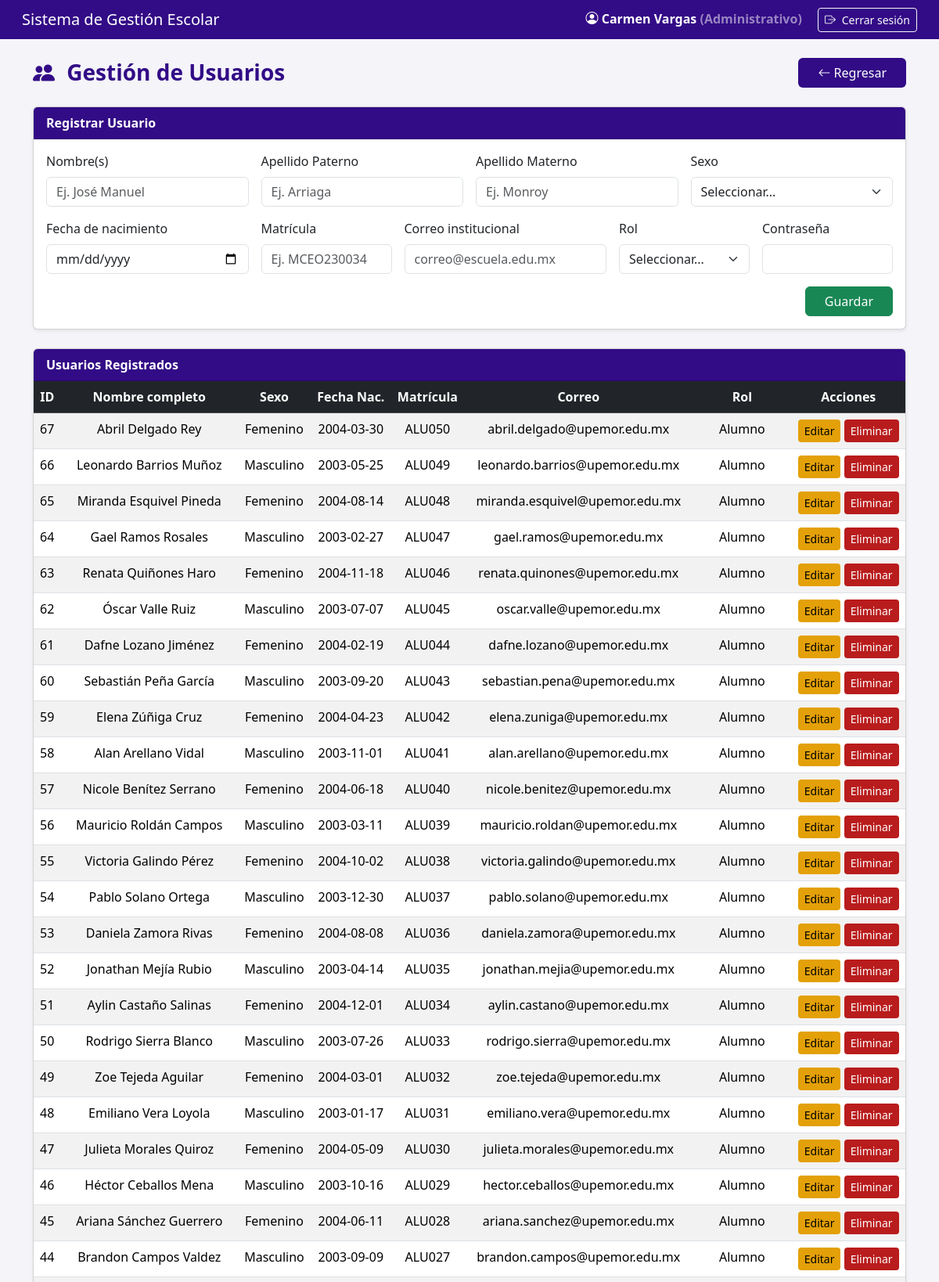
The page /index.php?action=usuarios (signed in, upper part) on the database its author committed.
### tables this page shows
CREATE TABLE `usuarios` (
  `idUsuario` int(11) NOT NULL AUTO_INCREMENT,
  `matricula` varchar(20) NOT NULL,
  `nombres` varchar(100) NOT NULL,
  `apePaterno` varchar(50) NOT NULL,
  `apeMaterno` varchar(50) DEFAULT NULL,
  `sexo` enum('Masculino','Femenino') NOT NULL,
  `fechaNacimiento` date NOT NULL,
  `correo` varchar(100) NOT NULL,
  `contrasena` varchar(255) NOT NULL,
  `rol` enum('Administrador','Docente','Alumno','Administrativo') NOT NULL,
  `activo` tinyint(1) DEFAULT 1,
  PRIMARY KEY (`idUsuario`),
  UNIQUE KEY `matricula` (`matricula`),
  UNIQUE KEY `correo` (`correo`)
);

### app/controllers/userController.php (called while the page is built, shortened)
<?php
require_once __DIR__ . '/../models/userModel.php';
class UserController {
    private $model;
    public function __construct($connection) {
        $this->model = new UserModel($connection);
    }
    public function gestionarUsuarios() {
        $usuarios = $this->model->obtenerUsuarios();
        require __DIR__ . '/../views/GestionUsuarios/gestion_usuarios.php';
    }
}

### app/models/userModel.php (called while the page is built, shortened)
<?php
class UserModel {
    private $connection;
    public function __construct($connection) {
        $this->connection = $connection;
    }
    public function obtenerUsuarios() {
        $query = "SELECT * FROM usuarios ORDER BY idUsuario DESC";
        return $this->connection->query($query);
    }
}

### app/views/GestionUsuarios/gestion_usuarios.php (the view, shortened to what this page needs)
<?php
$nombreUsuario = $_SESSION['usuario']['nombre'];
$rolUsuario    = $_SESSION['usuario']['rol'];
?>
<!DOCTYPE html>
<html lang="es">
<head>
<link href="https://cdn.jsdelivr.net/npm/bootstrap@5.3.3/dist/css/bootstrap.min.css" rel="stylesheet">
<link href="https://cdn.jsdelivr.net/npm/bootstrap-icons@1.11.3/font/bootstrap-icons.css" rel="stylesheet">
</head>
<body>
<nav class="navbar navbar-expand-lg navbar-dark px-3">
  <div class="container-fluid d-flex justify-content-between align-items-center">
    <span class="navbar-brand h5 mb-0 text-white">Sistema de Gestión Escolar</span>
    <div class="text-white fw-semibold">
      <i class="bi bi-person-circle"></i>
      <?= $nombreUsuario ?>
      <span class="text-white-50">(<?= $rolUsuario ?>)</span>
      <a href="<?= BASE_URL ?>index.php?action=logout" class="btn btn-outline-light btn-sm ms-3">
        <i class="bi bi-box-arrow-right me-1"></i> Cerrar sesión
      </a>
    </div>
  </div>
</nav>
<div class="container mt-4 mb-5">
  <div class="d-flex justify-content-between align-items-center mb-4">
    <h3 class="titulo-pagina m-0">
        <i class="bi bi-people-fill me-2"></i> Gestión de Usuarios
    </h3>
    <a href="<?= BASE_URL ?>index.php?action=dashboard<?= $rolUsuario === 'Administrador' ? '' : '_administrativo' ?>"
   class="btn btn-regresar px-4">
    <i class="bi bi-arrow-left"></i> Regresar
</a>
  </div>
  <?php
  $modo = isset($_GET['edit']) ? 'editar' : 'insertar';
  $usuarioEditar = null;
  ?>
  <div class="card mb-4 shadow-sm">
    <div class="card-header fw-semibold"><?= $modo == 'editar' ? 'Editar Usuario' : 'Registrar Usuario' ?></div>
    <div class="card-body">
      <form method="POST" class="row g-3">
        <div class="col-md-3">
          <label class="form-label">Nombre(s)</label>
          <input type="text" name="nombres" class="form-control" required
                 value="<?= $usuarioEditar['nombres'] ?? '' ?>" placeholder="Ej. José Manuel">
        </div>
        <div class="col-md-3">
          <label class="form-label">Apellido Paterno</label>
          <input type="text" name="apePaterno" class="form-control" required
                 value="<?= $usuarioEditar['apePaterno'] ?? '' ?>" placeholder="Ej. Arriaga">
        </div>
        <div class="col-md-3">
          <label class="form-label">Apellido Materno</label>
          <input type="text" name="apeMaterno" class="form-control"
                 value="<?= $usuarioEditar['apeMaterno'] ?? '' ?>" placeholder="Ej. Monroy">
        </div>
        <div class="col-md-3">
          <label class="form-label">Sexo</label>
          <select name="sexo" class="form-select" required>
            <option value="" disabled <?= !isset($usuarioEditar) ? 'selected' : '' ?>>Seleccionar...</option>
          </select>
        </div>
        <div class="col-md-3">
          <label class="form-label">Fecha de nacimiento</label>
          <input type="date" name="fechaNacimiento" class="form-control"
                 value="<?= $usuarioEditar['fechaNacimiento'] ?? '' ?>" required>
        </div>
        <div class="col-md-2">
          <label class="form-label">Matrícula</label>
          <input type="text" name="matricula" class="form-control" required
                 value="<?= $usuarioEditar['matricula'] ?? '' ?>" placeholder="Ej. MCEO230034">
        </div>
        <div class="col-md-3">
          <label class="form-label">Correo institucional</label>
          <input type="email" name="correo" class="form-control" required
                 value="<?= $usuarioEditar['correo'] ?? '' ?>" placeholder="correo@escuela.edu.mx">
        </div>
        <div class="col-md-2">
          <label class="form-label">Rol</label>
          <select name="rol" class="form-select" required>
            <option value="" disabled <?= !isset($usuarioEditar) ? 'selected' : '' ?>>Seleccionar...</option>
          </select>
        </div>
        <div class="col-md-2">
          <label class="form-label">Contraseña <?= $modo=='editar'?'(opcional)':'' ?></label>
          <input type="password" name="contrasena" class="form-control"
                 placeholder="<?= $modo=='editar'?'Nueva contraseña':'' ?>">
        </div>
        <div class="col-12 text-end">
          <?php if ($modo == 'editar'): ?>
            <button type="submit" name="actualizar" class="btn btn-warning px-4">Actualizar</button>
            <a href="<?= BASE_URL ?>index.php?action=usuarios" class="btn btn-secondary px-4">Cancelar</a>
          <?php else: ?>
            <button type="submit" name="insertar" class="btn btn-success px-4">Guardar</button>
          <?php endif; ?>
        </div>
      </form>
    </div>
  </div>
  <div class="card shadow-sm">
    <div class="card-header fw-semibold">Usuarios Registrados</div>
    <div class="card-body p-0">
      <table class="table table-striped mb-0">
        <thead class="table-dark text-center">
          <tr>
            <th>ID</th>
            <th>Nombre completo</th>
            <th>Sexo</th>
            <th>Fecha Nac.</th>
            <th>Matrícula</th>
            <th>Correo</th>
            <th>Rol</th>
            <th>Acciones</th>
          </tr>
        </thead>
        <tbody class="text-center">
          <?php while ($u = $usuarios->fetch_assoc()): ?>
            <tr>
              <td><?= $u['idUsuario'] ?></td>
              <td><?= htmlspecialchars($u['nombres'].' '.$u['apePaterno'].' '.$u['apeMaterno']) ?></td>
              <td><?= htmlspecialchars($u['sexo']) ?></td>
              <td><?= htmlspecialchars($u['fechaNacimiento']) ?></td>
              <td><?= htmlspecialchars($u['matricula']) ?></td>
              <td><?= htmlspecialchars($u['correo']) ?></td>
              <td><?= htmlspecialchars($u['rol']) ?></td>
              <td>
                <a href="<?= BASE_URL ?>index.php?action=usuarios&edit=<?= $u['idUsuario'] ?>" class="btn btn-warning btn-sm">Editar</a>
                <a href="<?= BASE_URL ?>index.php?action=usuarios&delete=<?= $u['idUsuario'] ?>"
                   class="btn btn-danger btn-sm"
                   onclick="return confirm('¿Seguro que deseas eliminar al usuario <?= htmlspecialchars($u['nombres'].' '.$u['apePaterno']) ?>?');">
                   Eliminar
                </a>
              </td>
            </tr>
          <?php endwhile; ?>
        </tbody>
      </table>
    </div>
  </div>
</div>
</body>
</html>

### rows shown on the page
usuarios: idUsuario "67", nombres+apePaterno+apeMaterno "Abril Delgado Rey", sexo "Femenino", fechaNacimiento "2004-03-30", matricula "ALU050", correo "abril.delgado@upemor.edu.mx", rol "Alumno"
usuarios: idUsuario "66", nombres+apePaterno+apeMaterno "Leonardo Barrios Muñoz", sexo "Masculino", fechaNacimiento "2003-05-25", matricula "ALU049", correo "leonardo.barrios@upemor.edu.mx", rol "Alumno"
usuarios: idUsuario "65", nombres+apePaterno+apeMaterno "Miranda Esquivel Pineda", sexo "Femenino", fechaNacimiento "2004-08-14", matricula "ALU048", correo "miranda.esquivel@upemor.edu.mx", rol "Alumno"
usuarios: idUsuario "64", nombres+apePaterno+apeMaterno "Gael Ramos Rosales", sexo "Masculino", fechaNacimiento "2003-02-27", matricula "ALU047", correo "gael.ramos@upemor.edu.mx", rol "Alumno"
usuarios: idUsuario "63", nombres+apePaterno+apeMaterno "Renata Quiñones Haro", sexo "Femenino", fechaNacimiento "2004-11-18", matricula "ALU046", correo "renata.quinones@upemor.edu.mx", rol "Alumno"
usuarios: idUsuario "62", nombres+apePaterno+apeMaterno "Óscar Valle Ruiz", sexo "Masculino", fechaNacimiento "2003-07-07", matricula "ALU045", correo "oscar.valle@upemor.edu.mx", rol "Alumno"
usuarios: idUsuario "61", nombres+apePaterno+apeMaterno "Dafne Lozano Jiménez", sexo "Femenino", fechaNacimiento "2004-02-19", matricula "ALU044", correo "dafne.lozano@upemor.edu.mx", rol "Alumno"
usuarios: idUsuario "60", nombres+apePaterno+apeMaterno "Sebastián Peña García", sexo "Masculino", fechaNacimiento "2003-09-20", matricula "ALU043", correo "sebastian.pena@upemor.edu.mx", rol "Alumno"
usuarios: idUsuario "59", nombres+apePaterno+apeMaterno "Elena Zúñiga Cruz", sexo "Femenino", fechaNacimiento "2004-04-23", matricula "ALU042", correo "elena.zuniga@upemor.edu.mx", rol "Alumno"
usuarios: idUsuario "58", nombres+apePaterno+apeMaterno "Alan Arellano Vidal", sexo "Masculino", fechaNacimiento "2003-11-01", matricula "ALU041", correo "alan.arellano@upemor.edu.mx", rol "Alumno"
usuarios: idUsuario "57", nombres+apePaterno+apeMaterno "Nicole Benítez Serrano", sexo "Femenino", fechaNacimiento "2004-06-18", matricula "ALU040", correo "nicole.benitez@upemor.edu.mx", rol "Alumno"
usuarios: idUsuario "56", nombres+apePaterno+apeMaterno "Mauricio Roldán Campos", sexo "Masculino", fechaNacimiento "2003-03-11", matricula "ALU039", correo "mauricio.roldan@upemor.edu.mx", rol "Alumno"
usuarios: idUsuario "55", nombres+apePaterno+apeMaterno "Victoria Galindo Pérez", sexo "Femenino", fechaNacimiento "2004-10-02", matricula "ALU038", correo "victoria.galindo@upemor.edu.mx", rol "Alumno"
usuarios: idUsuario "54", nombres+apePaterno+apeMaterno "Pablo Solano Ortega", sexo "Masculino", fechaNacimiento "2003-12-30", matricula "ALU037", correo "pablo.solano@upemor.edu.mx", rol "Alumno"
usuarios: idUsuario "53", nombres+apePaterno+apeMaterno "Daniela Zamora Rivas", sexo "Femenino", fechaNacimiento "2004-08-08", matricula "ALU036", correo "daniela.zamora@upemor.edu.mx", rol "Alumno"
usuarios: idUsuario "52", nombres+apePaterno+apeMaterno "Jonathan Mejía Rubio", sexo "Masculino", fechaNacimiento "2003-04-14", matricula "ALU035", correo "jonathan.mejia@upemor.edu.mx", rol "Alumno"
usuarios: idUsuario "51", nombres+apePaterno+apeMaterno "Aylin Castaño Salinas", sexo "Femenino", fechaNacimiento "2004-12-01", matricula "ALU034", correo "aylin.castano@upemor.edu.mx", rol "Alumno"
usuarios: idUsuario "50", nombres+apePaterno+apeMaterno "Rodrigo Sierra Blanco", sexo "Masculino", fechaNacimiento "2003-07-26", matricula "ALU033", correo "rodrigo.sierra@upemor.edu.mx", rol "Alumno"
usuarios: idUsuario "49", nombres+apePaterno+apeMaterno "Zoe Tejeda Aguilar", sexo "Femenino", fechaNacimiento "2004-03-01", matricula "ALU032", correo "zoe.tejeda@upemor.edu.mx", rol "Alumno"
usuarios: idUsuario "48", nombres+apePaterno+apeMaterno "Emiliano Vera Loyola", sexo "Masculino", fechaNacimiento "2003-01-17", matricula "ALU031", correo "emiliano.vera@upemor.edu.mx", rol "Alumno"
usuarios: idUsuario "47", nombres+apePaterno+apeMaterno "Julieta Morales Quiroz", sexo "Femenino", fechaNacimiento "2004-05-09", matricula "ALU030", correo "julieta.morales@upemor.edu.mx", rol "Alumno"
usuarios: idUsuario "46", nombres+apePaterno+apeMaterno "Héctor Ceballos Mena", sexo "Masculino", fechaNacimiento "2003-10-16", matricula "ALU029", correo "hector.ceballos@upemor.edu.mx", rol "Alumno"
usuarios: idUsuario "45", nombres+apePaterno+apeMaterno "Ariana Sánchez Guerrero", sexo "Femenino", fechaNacimiento "2004-06-11", matricula "ALU028", correo "ariana.sanchez@upemor.edu.mx", rol "Alumno"
usuarios: idUsuario "44", nombres+apePaterno+apeMaterno "Brandon Campos Valdez", sexo "Masculino", fechaNacimiento "2003-09-09", matricula "ALU027", correo "brandon.campos@upemor.edu.mx", rol "Alumno"

### other values the page prints
$nombreUsuario "Carmen Vargas"
$rolUsuario "Administrativo"
